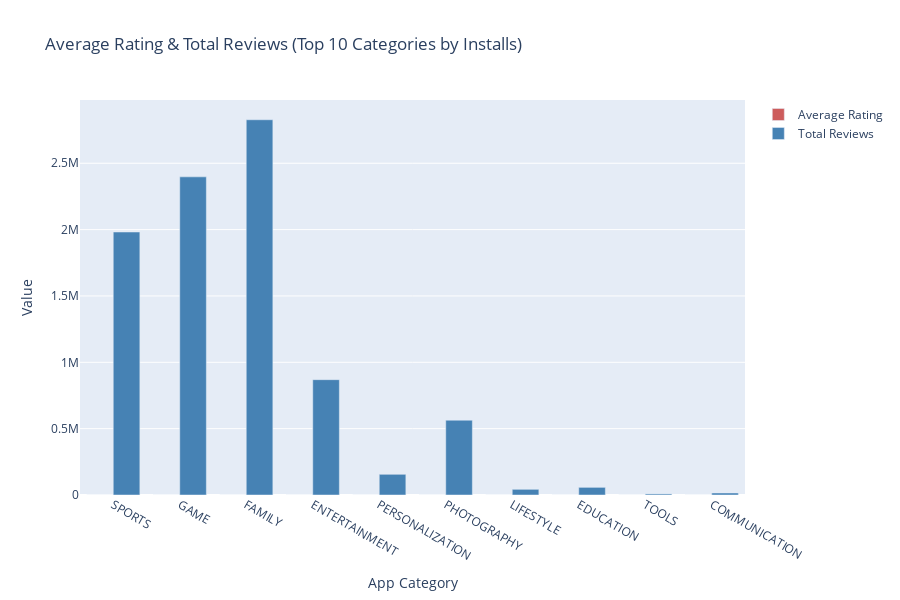

Notebook source saved alongside this figure:
### Code cell
# Create chart only if time is between 3 PM and 5 PM IST
if 15 <= hour_ist < 17:
    fig = go.Figure()
    
    fig.add_trace(go.Bar(
        x=top_categories['Category'],
        y=top_categories['Rating'],
        name='Average Rating',
        marker_color='indianred'
    ))
    
    
    fig.add_trace(go.Bar(
        x=top_categories['Category'],
        y=top_categories['Reviews'],
        name='Total Reviews',
        marker_color='steelblue'
    ))
    
    fig.update_layout(
        title="Average Rating & Total Reviews (Top 10 Categories by Installs)",
        xaxis_title="App Category",
        yaxis_title="Value",
        barmode='group',
        height=600
    )
    fig.show()
else:
    output = f"⏱️ Current IST time: {now_ist.strftime('%H:%M:%S')} — Outside 3PM-5PM IST window. Chart is hidden."
output

### Figure 1 — Plotly figure (JSON) as saved in the notebook; plotly's stock layout.template omitted (floating-point values rounded to 4 significant figures)
{"data": [{"marker": {"color": "indianred"}, "name": "Average Rating", "type": "bar", "x": ["SPORTS", "GAME", "FAMILY", "ENTERTAINMENT", "PERSONALIZATION", "PHOTOGRAPHY", "LIFESTYLE", "EDUCATION", "TOOLS", "COMMUNICATION"], "y": [4.425, 4.313, 4.412, 4.3, 4.56, 4.15, 4.343, 4.4, 4.28, 4.6]}, {"marker": {"color": "steelblue"}, "name": "Total Reviews", "type": "bar", "x": ["SPORTS", "GAME", "FAMILY", "ENTERTAINMENT", "PERSONALIZATION", "PHOTOGRAPHY", "LIFESTYLE", "EDUCATION", "TOOLS", "COMMUNICATION"], "y": [1982000.0, 2398000.0, 2828000.0, 869100.0, 156000.0, 563700.0, 42810.0, 57650.0, 8053.0, 15290.0]}], "layout": {"barmode": "group", "height": 600, "title": {"text": "Average Rating & Total Reviews (Top 10 Categories by Installs)"}, "xaxis": {"title": {"text": "App Category"}}, "yaxis": {"title": {"text": "Value"}}}}
